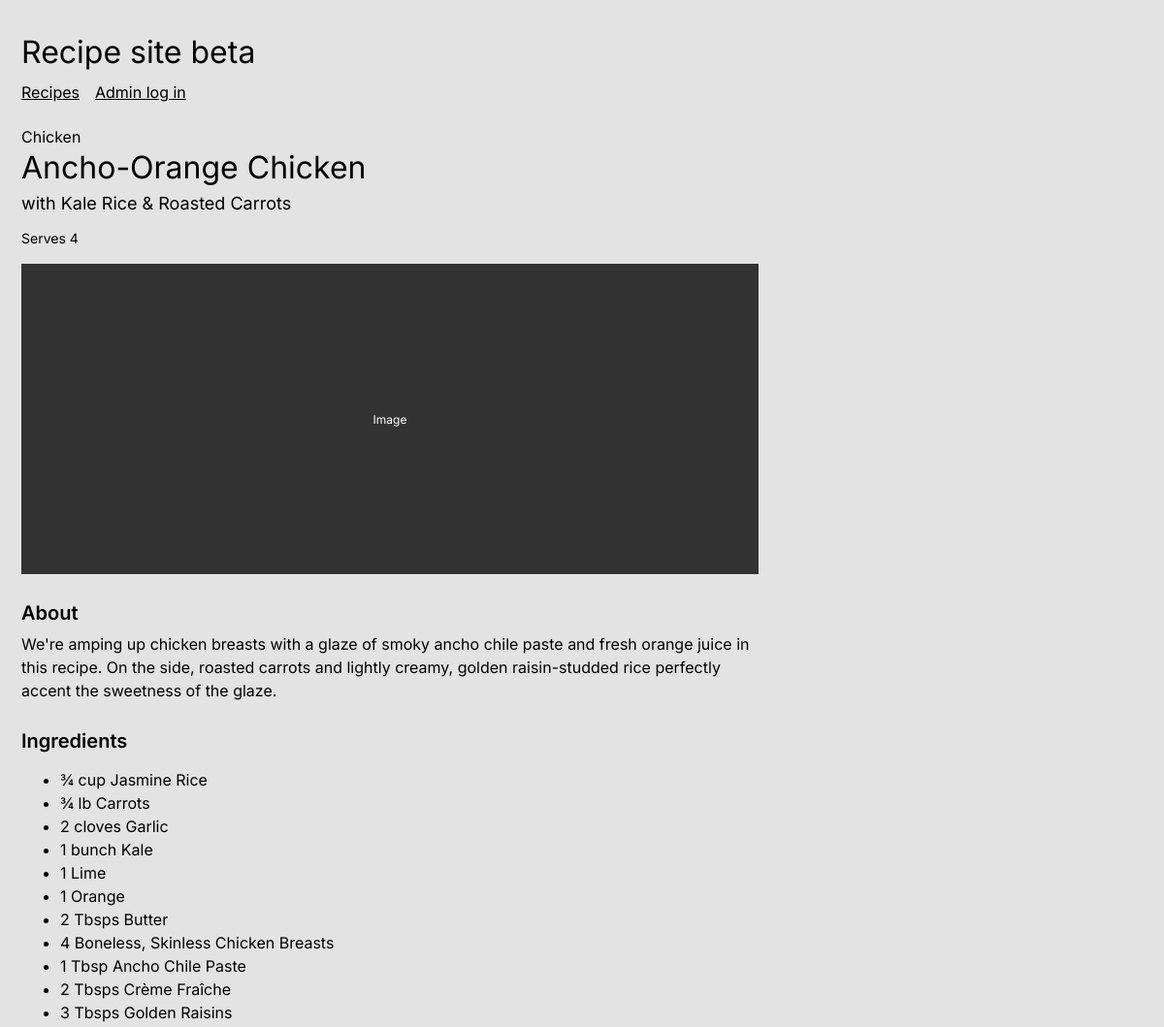
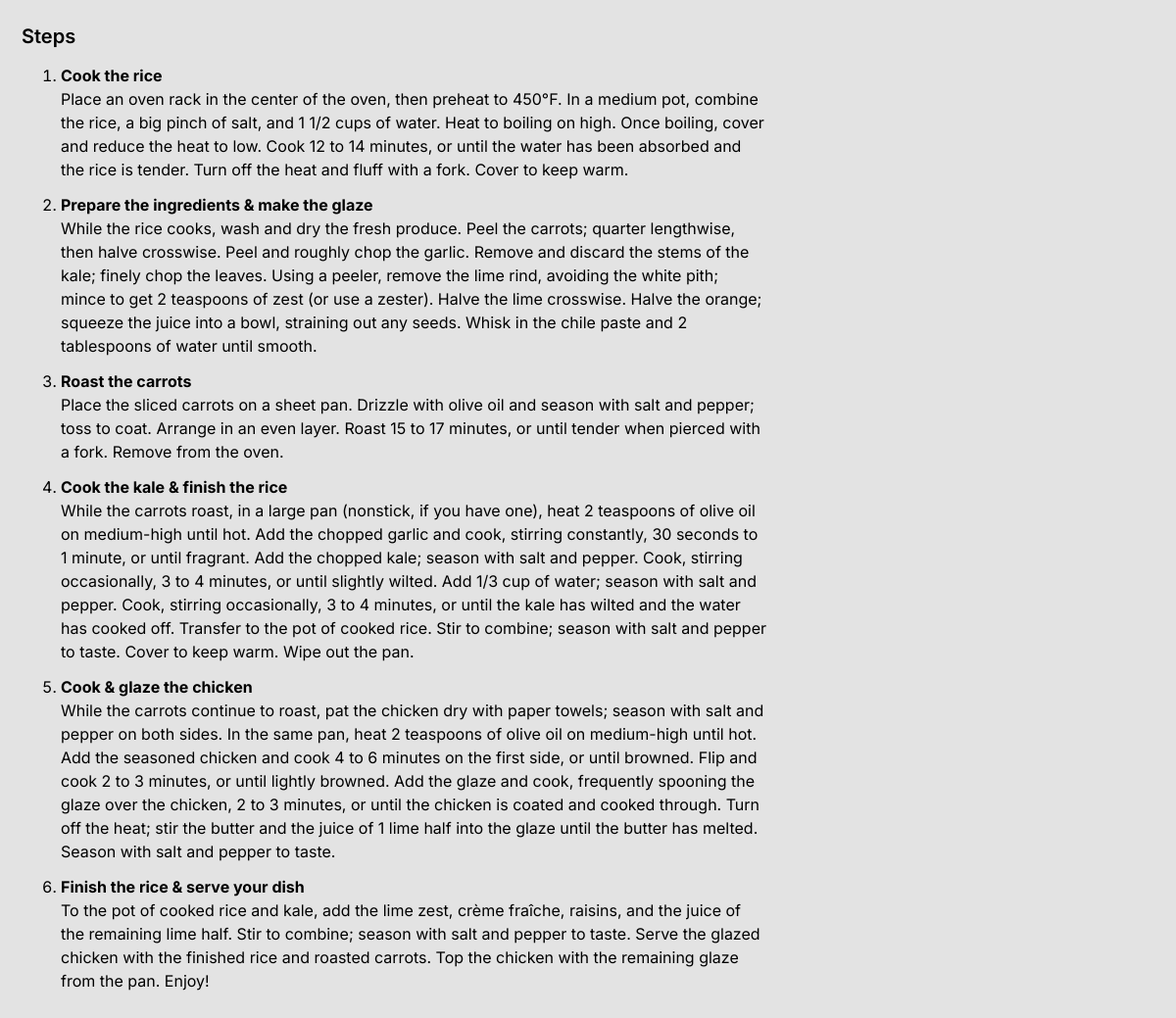
Page /beta/recipe.php?id=1 on the committed database (2 pictures, top to bottom).
### tables this page shows
CREATE TABLE `recipes` (
  `id` int(11) NOT NULL AUTO_INCREMENT,
  `image_folder` varchar(255) DEFAULT NULL,
  `source_pdf` varchar(255) DEFAULT NULL,
  PRIMARY KEY (`id`)
);

CREATE TABLE `categories` (
  `id` int(11) NOT NULL AUTO_INCREMENT,
  `name` varchar(100) NOT NULL,
  PRIMARY KEY (`id`),
  UNIQUE KEY `uq_categories_name` (`name`)
);

CREATE TABLE `recipe_titles` (
  `recipe_id` int(11) NOT NULL,
  `title` varchar(255) NOT NULL,
  `slug` varchar(100) NOT NULL,
  `subtitle` varchar(255) DEFAULT NULL,
  PRIMARY KEY (`recipe_id`),
  UNIQUE KEY `uq_recipe_titles_slug` (`slug`),
  CONSTRAINT `fk_recipe_titles_recipe` FOREIGN KEY (`recipe_id`) REFERENCES `recipes` (`id`)
    ON DELETE CASCADE ON UPDATE CASCADE
);

CREATE TABLE `recipe_info` (
  `recipe_id` int(11) NOT NULL,
  `category_id` int(11) NOT NULL,
  `servings` tinyint(3) UNSIGNED NOT NULL,
  `description` text NOT NULL,
  `main_image` varchar(255) DEFAULT NULL,
  PRIMARY KEY (`recipe_id`),
  KEY `idx_recipe_info_category_id` (`category_id`),
  CONSTRAINT `fk_recipe_info_recipe` FOREIGN KEY (`recipe_id`) REFERENCES `recipes` (`id`)
    ON DELETE CASCADE ON UPDATE CASCADE,
  CONSTRAINT `fk_recipe_info_category` FOREIGN KEY (`category_id`) REFERENCES `categories` (`id`)
    ON DELETE RESTRICT ON UPDATE CASCADE
);

CREATE TABLE `steps` (
  `id` int(11) NOT NULL AUTO_INCREMENT,
  `recipe_id` int(11) NOT NULL,
  `step_number` tinyint(3) UNSIGNED NOT NULL,
  `step_title` varchar(255) NOT NULL,
  `step_instructions` text NOT NULL,
  `step_image` varchar(255) DEFAULT NULL,
  `step_image_retina` varchar(255) DEFAULT NULL,
  PRIMARY KEY (`id`),
  UNIQUE KEY `uq_steps_recipe_step_number` (`recipe_id`, `step_number`),
  CONSTRAINT `fk_steps_recipe` FOREIGN KEY (`recipe_id`) REFERENCES `recipes` (`id`)
    ON DELETE CASCADE ON UPDATE CASCADE
);

### beta/functions.php (called while the page is built, shortened)
<?php
function get_recipe(mysqli $conn, int $recipe_id): ?array {
  $result = mysqli_execute_query(
    $conn,
    'SELECT r.id, t.title, t.slug, t.subtitle, i.category_id, c.name AS category,
            i.servings, i.description, i.main_image
     FROM recipes r
     JOIN recipe_titles t ON t.recipe_id = r.id
     JOIN recipe_info i ON i.recipe_id = r.id
     JOIN categories c ON c.id = i.category_id
     WHERE r.id = ?',
    [$recipe_id]
  );
  $recipe = mysqli_fetch_assoc($result);
  $result = mysqli_execute_query(
    $conn,
    'SELECT ingredient FROM ingredients WHERE recipe_id = ? ORDER BY position',
    [$recipe_id]
  );
  $recipe['ingredients'] = array_column(mysqli_fetch_all($result, MYSQLI_ASSOC), 'ingredient');
  return $recipe;
}
function get_recipe_steps(mysqli $conn, int $recipe_id): array {
  $result = mysqli_execute_query(
    $conn,
    'SELECT step_number, step_title, step_instructions FROM steps WHERE recipe_id = ? ORDER BY step_number',
    [$recipe_id]
  );
  return mysqli_fetch_all($result, MYSQLI_ASSOC);
}

### beta/recipe.php (the view, shortened to what this page needs)
<?php
require __DIR__ . '/functions.php';
$conn = require __DIR__ . '/../assets/database/config.php';
$recipe_id = filter_var($_GET['id'] ?? '', FILTER_VALIDATE_INT);
$recipe = $recipe_id === false ? null : get_recipe($conn, $recipe_id);
$steps = get_recipe_steps($conn, $recipe_id);
require __DIR__ . '/partials/header.php';
?>
  <article class="recipe-detail">
    <p class="card-category"><?= htmlspecialchars($recipe['category']) ?></p>
    <h2><?= htmlspecialchars($recipe['title']) ?></h2>
    <?php if (!empty($recipe['subtitle'])): ?>
      <p class="recipe-subtitle"><?= htmlspecialchars($recipe['subtitle']) ?></p>
    <?php endif; ?>
    <p class="recipe-meta">Serves <?= (int) $recipe['servings'] ?></p>
    <div class="recipe-image">
      <span>Image</span>
    </div>
    <h3>About</h3>
    <p><?= nl2br(htmlspecialchars($recipe['description'])) ?></p>
    <h3>Ingredients</h3>
    <ul>
      <?php foreach ($recipe['ingredients'] as $ingredient): ?>
        <li><?= htmlspecialchars($ingredient) ?></li>
      <?php endforeach; ?>
    </ul>
    <?php if (count($steps) > 0): ?>
      <h3>Steps</h3>
      <ol class="recipe-steps">
        <?php foreach ($steps as $step): ?>
          <li>
            <strong><?= htmlspecialchars($step['step_title']) ?></strong><br>
            <?= htmlspecialchars($step['step_instructions']) ?>
          </li>
        <?php endforeach; ?>
      </ol>
    <?php endif; ?>
  </article>
<?php require __DIR__ . '/partials/footer.php'; ?>

### assets/styles/main.css (style rules this page uses)
* { box-sizing: border-box; }
body { margin: 0; padding: 34px 22px 40px 9px; background: #e3e3e3; color: #000; font-family: "Inter", Arial, sans-serif; }
h1, h2, p { margin: 0; font-weight: 400; }
.card-category { font-size: 16px; }

### beta/styles/beta.css (style rules this page uses)
.recipe-detail { max-width: 760px; margin: 24px 0 0 13px; }
.recipe-detail h2 { font-size: 32px; }
.recipe-subtitle { margin-top: 4px; font-size: 18px; }
.recipe-meta { margin-top: 12px; font-size: 14px; }
.recipe-image { position: relative; display: flex; align-items: center; justify-content: center; height: 320px; margin-top: 16px; background: #323232; color: #fff; font-size: 12px; }
.recipe-detail h3 { margin: 28px 0 8px; font-size: 20px; font-weight: 600; }
.recipe-detail p, .recipe-detail li { line-height: 1.5; }
.recipe-steps li { margin-bottom: 12px; }

### rows in the picture
recipes: categories.name "Chicken", recipe_titles.title "Ancho-Orange Chicken", recipe_titles.subtitle "with Kale Rice & Roasted Carrots", recipe_info.servings "4", recipe_info.description "We're amping up chicken breasts with a glaze of smoky ancho chile paste and fresh orange juice in this recipe. On the side, roasted carrots and lightly creamy, golden raisin-studded rice perfectly accent the sweetness of the glaze."
steps: step_title "Cook the rice", step_instructions "Place an oven rack in the center of the oven, then preheat to 450°F. In a medium pot, combine the rice, a big pinch of salt, and 1 1/2 cups of water. Heat to boiling on high. Once boiling, cover and reduce the heat to low. Cook 12 to 14 minutes, or until the water has been absorbed and the rice is tender. Turn off the heat and fluff with a fork. Cover to keep warm."
steps: step_title "Prepare the ingredients & make the glaze", step_instructions "While the rice cooks, wash and dry the fresh produce. Peel the carrots; quarter lengthwise, then halve crosswise. Peel and roughly chop the garlic. Remove and discard the stems of the kale; finely chop the leaves. Using a peeler, remove the lime rind, avoiding the white pith; mince to get 2 teaspoons of zest (or use a zester). Halve the lime crosswise. Halve the orange; squeeze the juice into a bowl, straining out any seeds. Whisk in the chile paste and 2 tablespoons of water until smooth."
steps: step_title "Roast the carrots", step_instructions "Place the sliced carrots on a sheet pan. Drizzle with olive oil and season with salt and pepper; toss to coat. Arrange in an even layer. Roast 15 to 17 minutes, or until tender when pierced with a fork. Remove from the oven."
steps: step_title "Cook the kale & finish the rice", step_instructions "While the carrots roast, in a large pan (nonstick, if you have one), heat 2 teaspoons of olive oil on medium-high until hot. Add the chopped garlic and cook, stirring constantly, 30 seconds to 1 minute, or until fragrant. Add the chopped kale; season with salt and pepper. Cook, stirring occasionally, 3 to 4 minutes, or until slightly wilted. Add 1/3 cup of water; season with salt and pepper. Cook, stirring occasionally, 3 to 4 minutes, or until the kale has wilted and the water has cooked off. Transfer to the pot of cooked rice. Stir to combine; season with salt and pepper to taste. Cover to keep warm. Wipe out the pan."
steps: step_title "Cook & glaze the chicken", step_instructions "While the carrots continue to roast, pat the chicken dry with paper towels; season with salt and pepper on both sides. In the same pan, heat 2 teaspoons of olive oil on medium-high until hot. Add the seasoned chicken and cook 4 to 6 minutes on the first side, or until browned. Flip and cook 2 to 3 minutes, or until lightly browned. Add the glaze and cook, frequently spooning the glaze over the chicken, 2 to 3 minutes, or until the chicken is coated and cooked through. Turn off the heat; stir the butter and the juice of 1 lime half into the glaze until the butter has melted. Season with salt and pepper to taste."
steps: step_title "Finish the rice & serve your dish", step_instructions "To the pot of cooked rice and kale, add the lime zest, crème fraîche, raisins, and the juice of the remaining lime half. Stir to combine; season with salt and pepper to taste. Serve the glazed chicken with the finished rice and roasted carrots. Top the chicken with the remaining glaze from the pan. Enjoy!"

### other values in the picture
$ingredient "¾ cup Jasmine Rice"
$ingredient "¾ lb Carrots"
$ingredient "2 cloves Garlic"
$ingredient "1 bunch Kale"
$ingredient "1 Lime"
$ingredient "1 Orange"
$ingredient "2 Tbsps Butter"
$ingredient "4 Boneless, Skinless Chicken Breasts"
$ingredient "1 Tbsp Ancho Chile Paste"
$ingredient "2 Tbsps Crème Fraîche"
$ingredient "3 Tbsps Golden Raisins"
